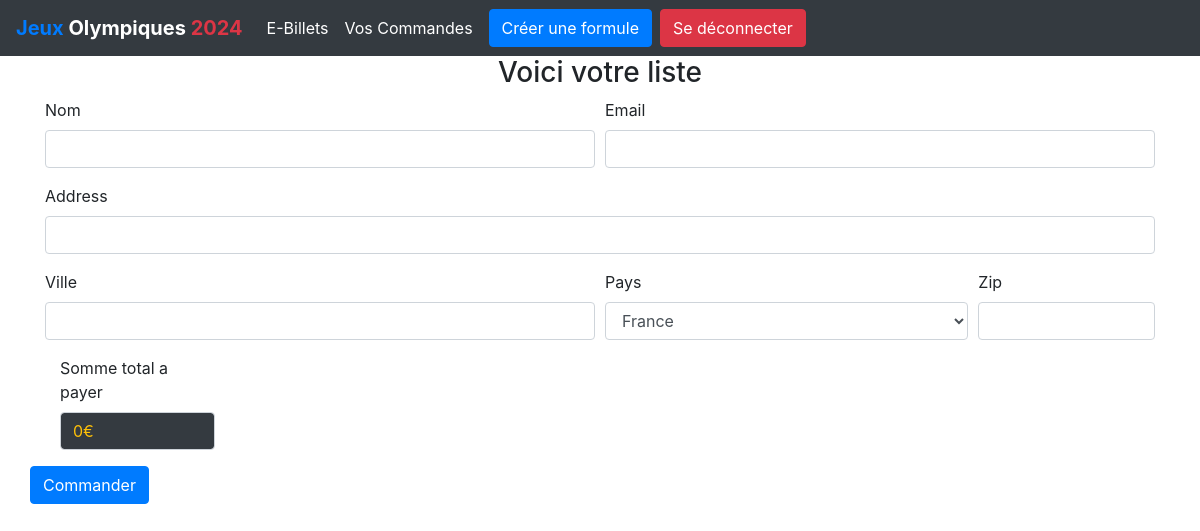
Page /billeterie/checkout (signed in) on the earlier database version.
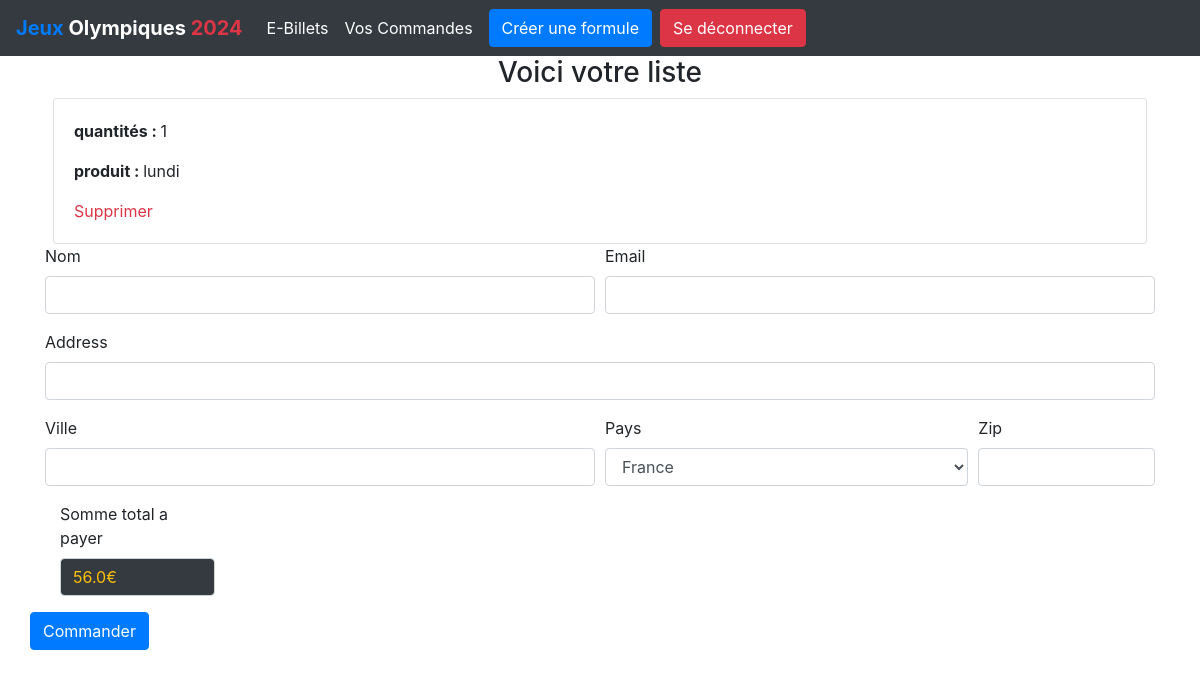
Same page on the later database version.
### shop/models.py (models this page shows, shortened)
class Order(models.Model):
    user = models.ForeignKey(AUTH_USER_MODEL, on_delete=models.CASCADE)
    product = models.ForeignKey(Product, on_delete=models.CASCADE)
    quantity = models.IntegerField(default=1)
    ordered = models.BooleanField(default=False)
    key_generate_order = models.CharField(default="",max_length=200)

class Product(models.Model):
    title = models.CharField(max_length=200)
    price = models.FloatField()
    description = models.TextField(blank=True)
    image = models.CharField(max_length=5000, blank=True)
    date_added = models.DateTimeField(auto_now=True)
    quantity = models.IntegerField(default=0)
    class Meta:
        ordering = ['-date_added']

### shop/views.py (the view)
# urls.py: path('billeterie/checkout', checkout, name="checkout"),
def checkout(request):
    if request.method == "POST":
        pass
        return redirect('confirmation')
    order_user = Order.objects.filter(user=request.user)
    print(type(order_user))
    print(order_user)
    total_prix = 0
    for order in order_user:
        total_prix += order.quantity * order.product.price
    return render(request, 'shop/checkout.html', {"order_user":order_user, "total" : total_prix})

### shop/templates/shop/checkout.html (shortened to what this page needs)
{% extends "shop/base.html" %}
{% block content %}
<div class="row">
    <div class="col-md-12">
        <ul class="list-group" id="item-list">
            <h3 class="text-center ">Voici votre liste</h3>
            {% for order in order_user %}
            <div class="card mx-2">
                <div class="card-body">
                    <p><strong>quantités : </strong>{{ order.quantity }}</p>
                    <p>
                        <p><strong>produit : </strong>{{ order.product.title }}</p>
                    </p>
                    <a href="{% url "delete_cart_by_id" order.id %}" class="text-decoration-none text-danger">Supprimer</a>
                </div>
            </div>
        {% endfor %}
        </ul>
    </div>
</div>
<div class="row">
    <div class="col-md-12">
        <form method="POST">
            <div class="form-row">
              <div class="form-group col-md-6">
                <label for="inputEmail4">Nom</label>
                <input type="text" id="nom" name="nom" class="form-control" id="inputEmail4">
              </div>
              <div class="form-group col-md-6">
                <label for="inputPassword4">Email</label>
                <input type="email" id="email" name="email" class="form-control" id="inputPassword4">
              </div>
            </div>
            <div class="form-group">
              <label for="inputAddress">Address</label>
              <input type="text" id="address" name="address" class="form-control" id="inputAddress">
            </div>
            <div class="form-row">
              <div class="form-group col-md-6">
                <label for="inputCity">Ville</label>
                <input type="text" name="ville" id="ville" class="form-control" id="inputCity">
              </div>
              <div class="form-group col-md-4">
                <label for="inputState">Pays</label>
                <select id="pays" name="pays" class="form-control">
                  <option selected>France</option>
                </select>
              </div>
              <div class="form-group col-md-2">
                <label for="inputZip">Zip</label>
                <input name="zipcode" id="zipcode" type="text" class="form-control">
              </div>
            </div>
            <div class="form-group col-md-2">
              <label for="inputZip">Somme total a payer </label>
              <input name="total" id="total" type="readonly" class=" bg-dark text-warning form-control" value="{{ total }}€">
            </div>
          </div>
            <div class="form-group">
             {% if not user.is_authenticated %}
                <button type="submit" class="btn btn-primary">Commander</button>
             {% else %}
                <a href="{% url "account_user" %}" class="btn btn-primary">Commander</a>
             {% endif %}
    </div>
</div>
{% endblock %}

Differences in the rows shown:
added Order: quantity "1", product "lundi"
Other differences:
form field total: "0€" → "56.0€"
